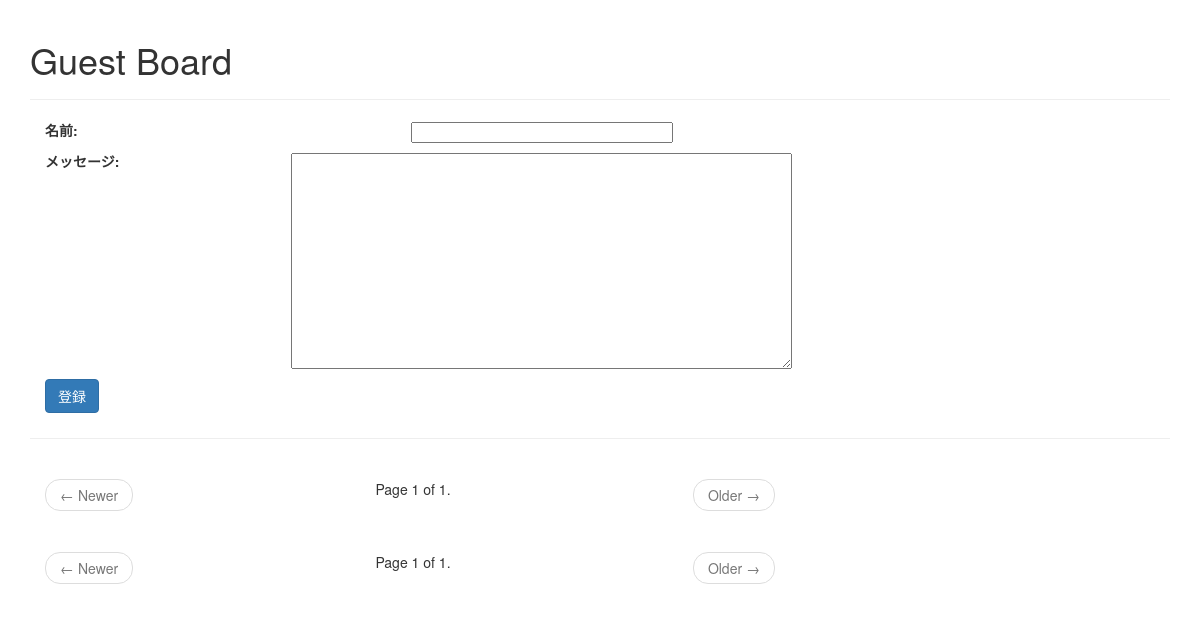
The page /guestboard/ on the database as committed earlier.
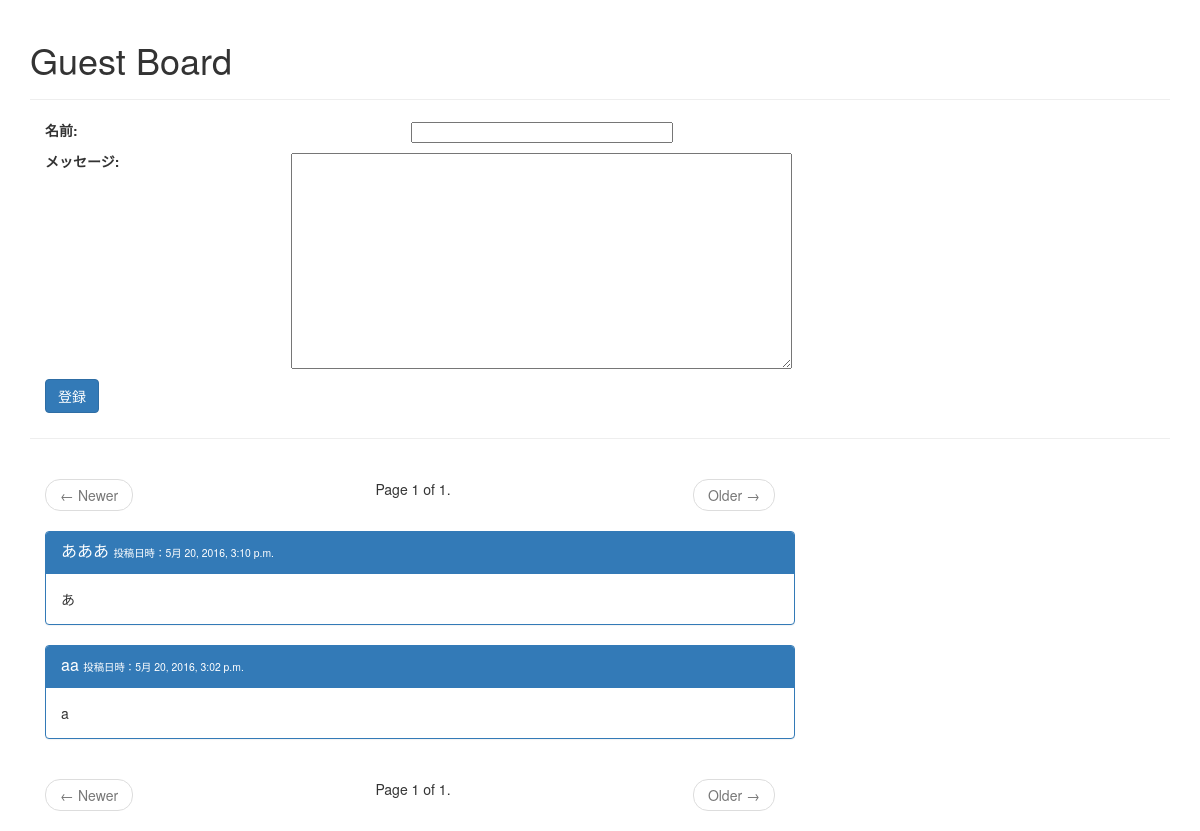
The same page on the database as committed later.
### guestboard/models.py (models this page shows)
class Posting(models.Model):
    name = models.CharField(
        max_length=64,
        verbose_name='名前',
        help_text='あなたの名前を入力してください',
    )
    message = models.CharField(
        max_length=255,
        verbose_name='メッセージ',
        help_text='メッセージを入力してください',
    )
    created_at = models.DateTimeField(
        auto_now_add=True,
        verbose_name='登録日時',
    )

### guestboard/views.py (the view, shortened to what this page needs)
def index(request):
    form = PostingForm(request.POST or None)
    page = _get_page(
        Posting.objects.order_by('-id'), # 投稿を新しい順に並び替えて取得する
        request.GET.get('page') # GETクエリからページ番号を取得する
    )
    contexts = {
        'form': form,
        'page': page,
    }
    return render(request, 'guestboard/index.html', contexts)

### guestboard/forms.py
class PostingForm(forms.ModelForm):
    class Meta:
        model = Posting
        fields = ('name', 'message')
        widgets = {
		'name': forms.TextInput(attrs={'size': 40}),
		'message': forms.Textarea(attrs={'cols': 80, 'rows':20})
	}

### guestboard/views.py (called while the page is built)
def _get_page(list_, page_no, count=5):
    paginator = Paginator(list_, count)
    try:
        page = paginator.page(page_no)
    except (EmptyPage, PageNotAnInteger):
        page = paginator.page(1)
    return page

### templates/guestboard/index.html (shortened to what this page needs)
{% extends "guestboard/base.html" %}
{% block body %}
  <div class="page-header">
    <h1>Guest Board</h1>
  </div>
  <form action="{% url 'guestboard:index' %}" method="post">
    <div class="row">
      {% for field in form %}
        <div class="form-group">
          <div class="col-sm-10">
            <label class="col-sm-3 control-label">{{ field.label_tag }}</label>
            <label class="label col-sm-7">{{ field }}</label>
          </div>
        </div>
      {% endfor %}
      <div class="col-sm-10">
        <div class="form-group">
          <label class="col-sm-2 control-label"><input type="submit" class="btn btn-primary" value="登録"></label>
        </div>
      </div>
    </div>
  </form>
  <hr>
  {% include "pagination.html" %}
  <div class="container">
    <div class="row">
      <div class="col-sm-8">
        {% for posting in page %}
          <div class="panel panel-primary">
            <div class="panel-heading">
              <h3 class="panel-title">{{ posting.name }} <label class="small">投稿日時：{{ posting.created_at }}</label></h3>
            </div>
            <div class="panel-body">
              {{ posting.message }}
            </div>
          </div>
        {% endfor %}
      </div>
    </div>
  </div>
  {% include "pagination.html" %}
{% endblock %}

### templates/guestboard/base.html (shortened to what this page needs)
<!doctype html>
<html>
{% load staticfiles %}
<head lang="ja">
  {% block css %}
    <link rel="stylesheet" href="//maxcdn.bootstrapcdn.com/bootstrap/3.3.5/css/bootstrap.min.css">
    <link rel="stylesheet" href="{% static 'css/common.css' %}" >
  {% endblock %}
</head>
<body>
  <div class="container">
    {% block body %}
    {% endblock %}
  </div>
</body>
</html>

### templates/pagination.html
<nav class="col-sm-8">
  <ul class="pager">
    {% if page.has_previous %}
      <li class="previous">
        <a href="?page={{ page.previous_page_number }}"><span aria-hidden="true">&larr;</span> Newer</a>
      </li>
    {% else %}
      <li class="previous disabled">
        <a href="#"><span aria-hidden="true">&larr;</span> Newer</a>
      </li>
    {% endif %}
    <li>Page {{ page.number }} of {{ page.paginator.num_pages }}.</li>
    {% if page.has_next %}
      <li class="next">
        <a href="?page={{ page.next_page_number }}">Older <span aria-hidden="true">%rarr;</span></a>
      </li>
    {% else %}
      <li class="next disabled">
        <a href="#">Older <span aria-hidden="true">&rarr;</span></a>
      </li>
    {% endif %}
  </ul>
</nav>

Rows that differ between the two databases and show on the page:
added Posting: name "あああ", created_at "5月 20, 2016, 3:10 p.m.", message "あ"
added Posting: name "aa", created_at "5月 20, 2016, 3:02 p.m.", message "a"
